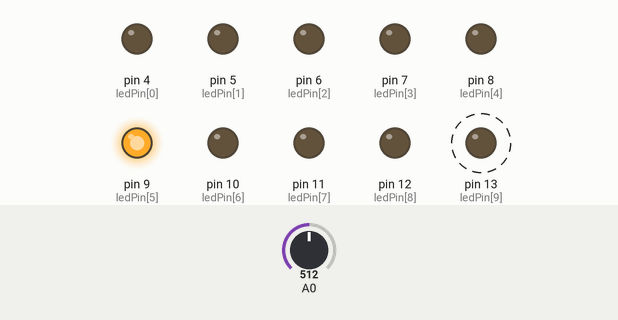
This sketch was run on a simulated Arduino Uno, built with avr-gcc and run on an emulated ATmega328P. Parts: output pins drawn as LEDs (lit = HIGH). Dashed ring = blinking. The test bench sets the inputs (shaded band); at power-on: A0 = 512.

Above: at 1.2 s.
1.3 s: A0 set to 122
At 2.37 s:
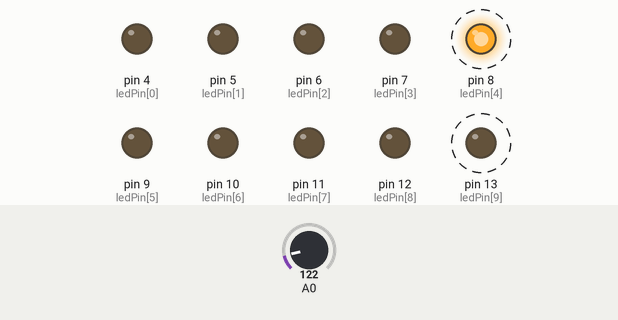
4.3 s: A0 set to 0
At 4.41 s:
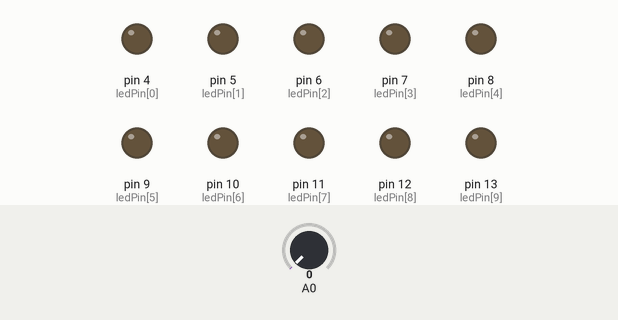
7.3 s: A0 set to 20
At 7.49 s:
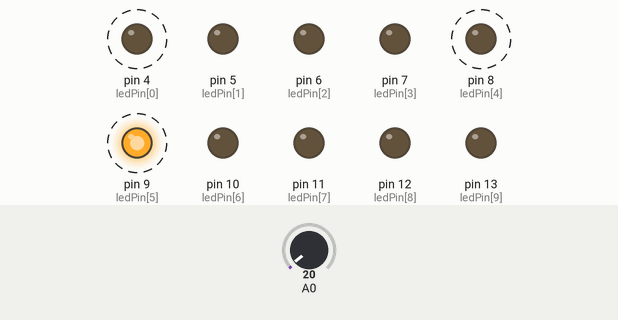
10.3 s: A0 set to 306
Timing chart, 0 to 14.3 s (numbered marks = the images above; inputs shaded):
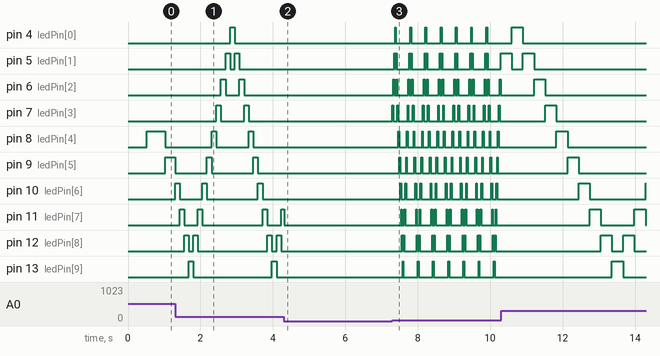

The sketch:

allseeingeye.ino
```cpp
//arduino for dummies all seeing eye
//delay dimer between LEDs
volatile int delayTime = 60;

//variable for current LED
int currentLED = 4;

//variable for travel direction
int dir = 1;

//variable to store the last time something changed
long timeChanged = 0;

//array to hold the value of the LEDs
byte ledPin[] = {4, 5, 6, 7, 8, 9, 10, 11, 12, 13};

void setup() {
  //set all pins as OUTPUT
  for (int i=0; i<10; i++){
    pinMode(ledPin[i], OUTPUT);
  }
  //record the time after setup
  timeChanged = millis();
}

void loop(){
  //check if it's been long enough
  if( (millis() - timeChanged) > delayTime){
    //turn off all LEDs
    for (int i=0; i<10; i++){
      digitalWrite(ledPin[i], LOW);
    }
    //current LED on
    digitalWrite(ledPin[currentLED], HIGH);
    // increase direction
    currentLED += dir;
    //if we are at the end of a row change direction
    if(currentLED == 9){
      dir = -1;
    }
    if(currentLED == 0){
      dir = 1;
    }
    //store current time as last changed time
    timeChanged = millis();
  }
  delayTime =  analogRead(0);
  delay(5);
}
```

Measured:
- after the input at 1.3 s, pin 4 (ledPin[0]): LOW → HIGH after 1.5 s, → LOW 0.13 s later; pin 5 (ledPin[1]): alternates HIGH for 0.13 s and LOW for 0.13 s, 4 changes in all, then stays LOW, starting after 1.4 s
- after the input at 4.3 s, pin 4 (ledPin[0]): stays LOW (without the input it goes to HIGH after 0.82 s); pin 5 (ledPin[1]), pin 6 (ledPin[2]), pin 7 (ledPin[3]), pin 8 (ledPin[4]), pin 9 (ledPin[5]), pin 10 (ledPin[6]), pin 12 (ledPin[8]): stops changing and stays LOW; pin 13 (ledPin[9]): stays LOW (without the input it goes to HIGH after 2.0 s)
- after the input at 7.3 s, pin 4 (ledPin[0]): alternates HIGH for 0.02 s and LOW for 0.39 s, starting after 0.07 s; pin 6 (ledPin[2]): LOW → HIGH at once, then repeats every 0.42 s: LOW 0.07 s, HIGH 0.02 s, LOW 0.30 s, HIGH 0.03 s
- by itself, pin 13 (ledPin[9]): alternates HIGH for 0.13 s and LOW for 2.2 s
